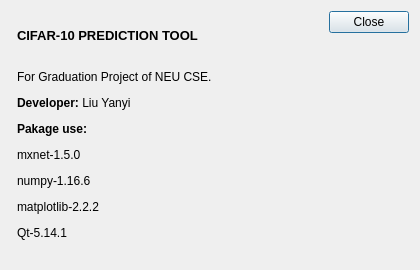
<?xml version="1.0" encoding="UTF-8"?>
<ui version="4.0">
 <class>Dialog</class>
 <widget class="QDialog" name="Dialog">
  <property name="windowModality">
   <enum>Qt::ApplicationModal</enum>
  </property>
  <property name="geometry">
   <rect>
    <x>0</x>
    <y>0</y>
    <width>420</width>
    <height>270</height>
   </rect>
  </property>
  <property name="minimumSize">
   <size>
    <width>420</width>
    <height>270</height>
   </size>
  </property>
  <property name="maximumSize">
   <size>
    <width>420</width>
    <height>270</height>
   </size>
  </property>
  <property name="windowTitle">
   <string>About</string>
  </property>
  <layout class="QGridLayout" name="gridLayout">
   <item row="0" column="1">
    <widget class="QDialogButtonBox" name="buttonBox">
     <property name="orientation">
      <enum>Qt::Vertical</enum>
     </property>
     <property name="standardButtons">
      <set>QDialogButtonBox::Close</set>
     </property>
     <property name="centerButtons">
      <bool>false</bool>
     </property>
    </widget>
   </item>
   <item row="0" column="0">
    <layout class="QVBoxLayout" name="verticalLayout_2">
     <property name="spacing">
      <number>10</number>
     </property>
     <property name="leftMargin">
      <number>6</number>
     </property>
     <property name="topMargin">
      <number>0</number>
     </property>
     <property name="rightMargin">
      <number>6</number>
     </property>
     <property name="bottomMargin">
      <number>0</number>
     </property>
     <item>
      <widget class="QLabel" name="label">
       <property name="sizePolicy">
        <sizepolicy hsizetype="Preferred" vsizetype="Maximum">
         <horstretch>0</horstretch>
         <verstretch>0</verstretch>
        </sizepolicy>
       </property>
       <property name="font">
        <font>
         <family>Microsoft YaHei UI</family>
         <pointsize>10</pointsize>
         <weight>75</weight>
         <bold>true</bold>
        </font>
       </property>
       <property name="text">
        <string>CIFAR-10 PREDICTION TOOL</string>
       </property>
      </widget>
     </item>
     <item>
      <widget class="QLabel" name="label_2">
       <property name="sizePolicy">
        <sizepolicy hsizetype="Preferred" vsizetype="Maximum">
         <horstretch>0</horstretch>
         <verstretch>0</verstretch>
        </sizepolicy>
       </property>
       <property name="font">
        <font>
         <family>Microsoft YaHei UI</family>
         <pointsize>10</pointsize>
        </font>
       </property>
       <property name="text">
        <string>&lt;html&gt;&lt;head/&gt;&lt;body&gt;&lt;p&gt;&lt;span style=&quot; font-size:9pt;&quot;&gt;For Graduation Project of NEU CSE. &lt;/span&gt;&lt;/p&gt;&lt;p&gt;&lt;span style=&quot; font-size:9pt; font-weight:600;&quot;&gt;Developer:&lt;/span&gt;&lt;span style=&quot; font-size:9pt;&quot;&gt; Liu Yanyi &lt;/span&gt;&lt;/p&gt;&lt;p&gt;&lt;span style=&quot; font-size:9pt; font-weight:600;&quot;&gt;Pakage use:&lt;/span&gt;&lt;span style=&quot; font-size:9pt;&quot;/&gt;&lt;/p&gt;&lt;p&gt;&lt;span style=&quot; font-size:9pt;&quot;&gt;mxnet-1.5.0 &lt;/span&gt;&lt;/p&gt;&lt;p&gt;&lt;span style=&quot; font-size:9pt;&quot;&gt;numpy-1.16.6 &lt;/span&gt;&lt;/p&gt;&lt;p&gt;&lt;span style=&quot; font-size:9pt;&quot;&gt;matplotlib-2.2.2&lt;/span&gt;&lt;/p&gt;&lt;p&gt;&lt;span style=&quot; font-size:9pt;&quot;&gt;Qt-5.14.1&lt;/span&gt;&lt;/p&gt;&lt;/body&gt;&lt;/html&gt;</string>
       </property>
      </widget>
     </item>
    </layout>
   </item>
  </layout>
 </widget>
 <resources/>
 <connections>
  <connection>
   <sender>buttonBox</sender>
   <signal>accepted()</signal>
   <receiver>Dialog</receiver>
   <slot>accept()</slot>
   <hints>
    <hint type="sourcelabel">
     <x>248</x>
     <y>254</y>
    </hint>
    <hint type="destinationlabel">
     <x>157</x>
     <y>274</y>
    </hint>
   </hints>
  </connection>
  <connection>
   <sender>buttonBox</sender>
   <signal>rejected()</signal>
   <receiver>Dialog</receiver>
   <slot>reject()</slot>
   <hints>
    <hint type="sourcelabel">
     <x>316</x>
     <y>260</y>
    </hint>
    <hint type="destinationlabel">
     <x>286</x>
     <y>274</y>
    </hint>
   </hints>
  </connection>
 </connections>
</ui>
